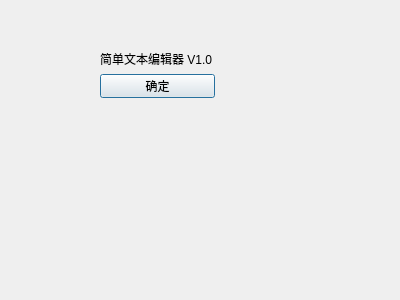
<?xml version="1.0" encoding="UTF-8"?>
<ui version="4.0">
 <class>AboutDialog</class>
 <widget class="QDialog" name="AboutDialog">
  <property name="geometry">
   <rect>
    <x>0</x>
    <y>0</y>
    <width>400</width>
    <height>300</height>
   </rect>
  </property>
  <property name="windowTitle">
   <string>Dialog</string>
  </property>
  <widget class="QWidget" name="">
   <property name="geometry">
    <rect>
     <x>100</x>
     <y>50</y>
     <width>115</width>
     <height>48</height>
    </rect>
   </property>
   <layout class="QVBoxLayout" name="verticalLayout">
    <item>
     <widget class="QLabel" name="label">
      <property name="text">
       <string>简单文本编辑器 V1.0</string>
      </property>
     </widget>
    </item>
    <item>
     <widget class="QPushButton" name="pushButton">
      <property name="text">
       <string>确定</string>
      </property>
     </widget>
    </item>
   </layout>
  </widget>
 </widget>
 <resources/>
 <connections/>
</ui>
